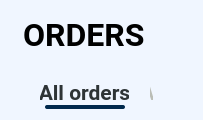
         <widget class="QFrame" name="Menu_orders">
          <property name="minimumSize">
           <size>
            <width>0</width>
            <height>120</height>
           </size>
          </property>
          <property name="maximumSize">
           <size>
            <width>16777215</width>
            <height>120</height>
           </size>
          </property>
          <property name="styleSheet">
           <string notr="true">*{
background-color: rgb(240, 246, 255);
}
QPushButton{
border-radius:none;
color: rgb(186, 189, 182);
}
QPushButton:hover{
;
	color: rgb(0, 0, 0);
}</string>
          </property>
          <property name="frameShape">
           <enum>QFrame::NoFrame</enum>
          </property>
          <property name="frameShadow">
           <enum>QFrame::Raised</enum>
          </property>
          <layout class="QHBoxLayout" name="horizontalLayout_5" stretch="1750,50,190">
           <property name="spacing">
            <number>0</number>
           </property>
           <property name="leftMargin">
            <number>0</number>
           </property>
           <property name="topMargin">
            <number>0</number>
           </property>
           <property name="rightMargin">
            <number>0</number>
           </property>
           <property name="bottomMargin">
            <number>0</number>
           </property>
           <item>
            <widget class="QFrame" name="frame">
             <property name="frameShape">
              <enum>QFrame::NoFrame</enum>
             </property>
             <property name="frameShadow">
              <enum>QFrame::Raised</enum>
             </property>
             <layout class="QVBoxLayout" name="verticalLayout_15" stretch="70,50">
              <property name="spacing">
               <number>0</number>
              </property>
              <property name="leftMargin">
               <number>0</number>
              </property>
              <property name="topMargin">
               <number>0</number>
              </property>
              <property name="rightMargin">
               <number>0</number>
              </property>
              <property name="bottomMargin">
               <number>0</number>
              </property>
              <item>
               <widget class="QLabel" name="Orders_label">
                <property name="minimumSize">
                 <size>
                  <width>0</width>
                  <height>70</height>
                 </size>
                </property>
                <property name="maximumSize">
                 <size>
                  <width>16777215</width>
                  <height>70</height>
                 </size>
                </property>
                <property name="font">
                 <font>
                  <family>Roboto</family>
                  <pointsize>24</pointsize>
                  <weight>75</weight>
                  <italic>false</italic>
                  <bold>true</bold>
                  <underline>false</underline>
                  <strikeout>false</strikeout>
                  <kerning>true</kerning>
                 </font>
                </property>
                <property name="styleSheet">
                 <string notr="true">margin-left: 15px;</string>
                </property>
                <property name="text">
                 <string>ORDERS</string>
                </property>
               </widget>
              </item>
              <item>
               <widget class="QFrame" name="Menu_frame">
                <property name="minimumSize">
                 <size>
                  <width>0</width>
                  <height>50</height>
                 </size>
                </property>
                <property name="maximumSize">
                 <size>
                  <width>16777215</width>
                  <height>50</height>
                 </size>
                </property>
                <property name="cursor">
                 <cursorShape>ArrowCursor</cursorShape>
                </property>
                <property name="styleSheet">
                 <string notr="true">QPushButton#Allorders_btn{
	color: rgb(46, 52, 54);
}
QFrame#underline_1{
background-color: rgb(0, 41, 77);
border-radius:2px;
}</string>
                </property>
                <property name="frameShape">
                 <enum>QFrame::NoFrame</enum>
                </property>
                <property name="frameShadow">
                 <enum>QFrame::Raised</enum>
                </property>
                <widget class="QPushButton" name="Allorders_btn">
                 <property name="geometry">
                  <rect>
                   <x>40</x>
                   <y>10</y>
                   <width>89</width>
                   <height>26</height>
                  </rect>
                 </property>
                 <property name="font">
                  <font>
                   <family>Roboto</family>
                   <pointsize>16</pointsize>
                   <weight>75</weight>
                   <bold>true</bold>
                   <underline>false</underline>
                  </font>
                 </property>
                 <property name="cursor">
                  <cursorShape>PointingHandCursor</cursorShape>
                 </property>
                 <property name="styleSheet">
                  <string notr="true"/>
                 </property>
                 <property name="text">
                  <string>All orders</string>
                 </property>
                 <property name="default">
                  <bool>true</bool>
                 </property>
                 <property name="flat">
                  <bool>true</bool>
                 </property>
                </widget>
                <widget class="QFrame" name="underline_1">
                 <property name="geometry">
                  <rect>
                   <x>45</x>
                   <y>35</y>
                   <width>80</width>
                   <height>4</height>
                  </rect>
                 </property>
                 <property name="minimumSize">
                  <size>
                   <width>0</width>
                   <height>4</height>
                  </size>
                 </property>
                 <property name="maximumSize">
                  <size>
                   <width>120</width>
                   <height>4</height>
                  </size>
                 </property>
                 <property name="styleSheet">
                  <string notr="true"/>
                 </property>
                 <property name="frameShape">
                  <enum>QFrame::NoFrame</enum>
                 </property>
                 <property name="frameShadow">
                  <enum>QFrame::Raised</enum>
                 </property>
                </widget>
                <widget class="QFrame" name="underline_2">
                 <property name="enabled">
                  <bool>true</bool>
                 </property>
                 <property name="geometry">
                  <rect>
                   <x>153</x>
                   <y>35</y>
                   <width>131</width>
                   <height>4</height>
                  </rect>
                 </property>
                 <property name="minimumSize">
                  <size>
                   <width>0</width>
                   <height>4</height>
                  </size>
                 </property>
                 <property name="maximumSize">
                  <size>
                   <width>16777215</width>
                   <height>4</height>
                  </size>
                 </property>
                 <property name="cursor">
                  <cursorShape>ArrowCursor</cursorShape>
                 </property>
                 <property name="styleSheet">
                  <string notr="true"/>
                 </property>
                 <property name="frameShape">
                  <enum>QFrame::NoFrame</enum>
                 </property>
                 <property name="frameShadow">
                  <enum>QFrame::Raised</enum>
                 </property>
                </widget>
                <widget class="QPushButton" name="UGV1_btn">
                 <property name="geometry">
                  <rect>
                   <x>150</x>
                   <y>10</y>
                   <width>131</width>
                   <height>25</height>
                  </rect>
                 </property>
                 <property name="font">
                  <font>
                   <family>Roboto</family>
                   <pointsize>16</pointsize>
                   <weight>75</weight>
                   <bold>true</bold>
                   <underline>false</underline>
                  </font>
                 </property>
                 <property name="cursor">
                  <cursorShape>PointingHandCursor</cursorShape>
                 </property>
                 <property name="styleSheet">
                  <string notr="true"/>
                 </property>
                 <property name="text">
                  <string>VIAM-UGV500</string>
                 </property>
                 <property name="default">
                  <bool>true</bool>
                 </property>
                 <property name="flat">
                  <bool>true</bool>
                 </property>
                </widget>
                <zorder>underline_2</zorder>
                <zorder>Allorders_btn</zorder>
                <zorder>underline_1</zorder>
                <zorder>UGV1_btn</zorder>
               </widget>
              </item>
             </layout>
            </widget>
           </item>
           <item>
            <widget class="QFrame" name="frame_3">
             <property name="frameShape">
              <enum>QFrame::NoFrame</enum>
             </property>
             <property name="frameShadow">
              <enum>QFrame::Raised</enum>
             </property>
             <layout class="QVBoxLayout" name="verticalLayout_16">
              <item>
               <widget class="QPushButton" name="Clear_btn">
                <property name="styleSheet">
                 <string notr="true">image: url(:/icon/Refresh_icon.png);</string>
                </property>
                <property name="text">
                 <string/>
                </property>
                <property name="iconSize">
                 <size>
                  <width>50</width>
                  <height>50</height>
                 </size>
                </property>
               </widget>
              </item>
             </layout>
            </widget>
           </item>
           <item>
            <widget class="QWidget" name="widget" native="true">
             <property name="styleSheet">
              <string notr="true">image: url(:/logo/icon_APP.png);</string>
             </property>
            </widget>
           </item>
          </layout>
         </widget>
